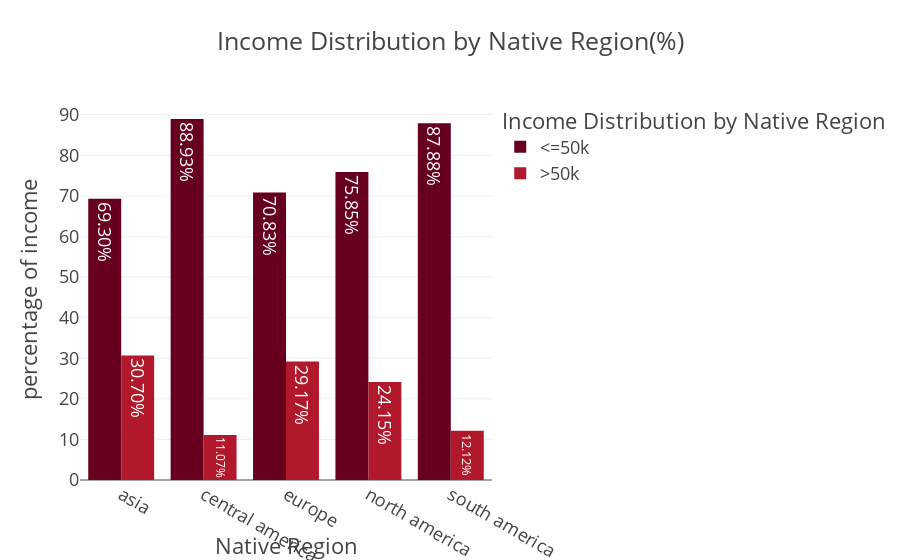

Notebook code for this chart:
### Code cell
fig = px.bar(
    adult_df_income_native_region,
    x = 'native_region',
    y = 'percentage',
    color = 'income',
    title='Income Distribution by Native Region(%)',
    barmode='group',
    color_discrete_sequence=px.colors.sequential.RdBu,
    text='percentage'
)
fig.update_traces(texttemplate = '%{text:.2f}%')
fig.update_layout(
    template='presentation',
    xaxis_title='Native Region',
    yaxis_title='percentage of income',
    legend_title=dict(text='Income Distribution by Native Region'),
    paper_bgcolor='rgba(0,0,0,0)',
    plot_bgcolor='rgba(0,0,0,0)'
)
fig.show()
fig.write_image(os.path.join(results_dir, 'income_native_region_bar_chart.jpg'))
fig.write_image(os.path.join(results_dir, 'income_native_region_bar_chart.png'))
fig.write_html(os.path.join(results_dir, 'income_native_region_bar_chart.html'))

### Figure 1 — Plotly figure (JSON) as saved in the notebook; plotly's stock layout.template omitted (floating-point values rounded to 4 significant figures)
{"data": [{"alignmentgroup": "True", "hovertemplate": "income=<=50k<br>native_region=%{x}<br>percentage=%{text}<extra></extra>", "legendgroup": "<=50k", "marker": {"color": "rgb(103,0,31)", "pattern": {"shape": ""}}, "name": "<=50k", "offsetgroup": "<=50k", "orientation": "v", "showlegend": true, "text": [69.3, 88.93, 70.83, 75.85, 87.88], "textposition": "auto", "texttemplate": "%{text:.2f}%", "type": "bar", "x": ["asia", "central america", "europe", "north america", "south america"], "xaxis": "x", "y": [69.3, 88.93, 70.83, 75.85, 87.88], "yaxis": "y"}, {"alignmentgroup": "True", "hovertemplate": "income=>50k<br>native_region=%{x}<br>percentage=%{text}<extra></extra>", "legendgroup": ">50k", "marker": {"color": "rgb(178,24,43)", "pattern": {"shape": ""}}, "name": ">50k", "offsetgroup": ">50k", "orientation": "v", "showlegend": true, "text": [30.7, 11.07, 29.17, 24.15, 12.12], "textposition": "auto", "texttemplate": "%{text:.2f}%", "type": "bar", "x": ["asia", "central america", "europe", "north america", "south america"], "xaxis": "x", "y": [30.7, 11.07, 29.17, 24.15, 12.12], "yaxis": "y"}], "layout": {"autosize": true, "barmode": "group", "legend": {"title": {"text": "Income Distribution by Native Region"}, "tracegroupgap": 0}, "paper_bgcolor": "rgba(0, 0, 0, 0)", "plot_bgcolor": "rgba(0, 0, 0, 0)", "title": {"text": "Income Distribution by Native Region(%)"}, "xaxis": {"anchor": "y", "autorange": true, "domain": [0, 1], "range": [-0.5, 4.5], "title": {"text": "Native Region"}, "type": "category"}, "yaxis": {"anchor": "x", "autorange": true, "domain": [0, 1], "range": [0, 93.61], "title": {"text": "percentage of income"}, "type": "linear"}}}
